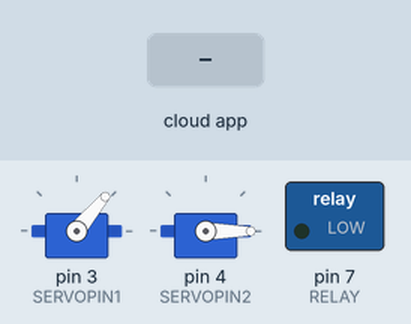
Simulated run of this sketch. Board: Arduino Uno, built with avr-gcc and run on an emulated ATmega328P. Parts: 2 × servo, switched loads named in the sketch (green lamp = pin HIGH). The test bench sets the inputs (shaded band). The ROS host is connected and sends only what is stated.

Above: at 4.2 s.
4.3 s: the phone or cloud app sets arm_commands to 1
At 5.1 s:
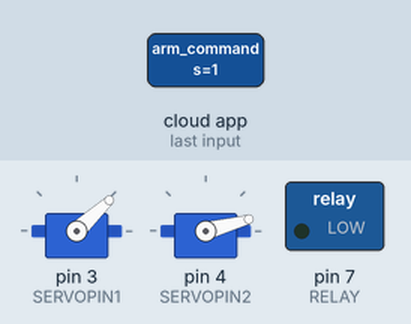
7.3 s: the phone or cloud app sets arm_commands to 1
At 15.6 s:
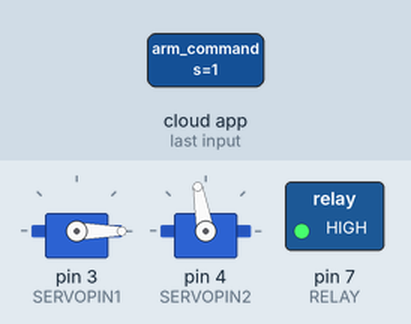
Timing chart, 0 to 17.1 s (numbered marks = the images above; inputs shaded):
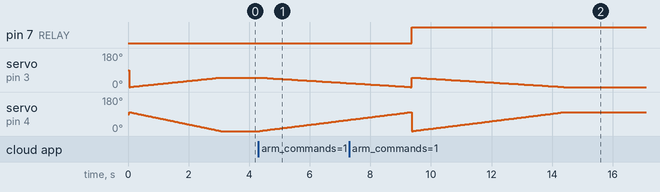

Measured:
- after the input at 4.3 s, servo on pin 3 (SERVOPIN1): moves from 50° to 21° over 2.8 s, starting after 0.10 s; servo on pin 4 (SERVOPIN2): moves from 0° to 59° over 2.9 s, starting after 0.05 s

The sketch:

arm_servo.ino
```cpp
//#include "Arduino.h"
#include <ros.h>
#include <Servo.h>
#define SERVOPIN1 3
#define SERVOPIN2 4
#define RELAY 7


#include <std_msgs/Byte.h>
//ros::Publisher odom_pub1("physical_robot/arm", &odom_arm);

Servo myservo;  // create servo object to control a servo
Servo myservo_2;


byte y = 0;
// twelve servo objects can be created on most boards

int pos = 0;    // variable to store the servo position

void handle_arm( const std_msgs::Byte& arm_msg) {
  byte y = arm_msg.data;
  if ( y == 1)
  {
    openArm();
  }
  else if (y == 2)
  {
    CloseArm();
  }

}


ros::NodeHandle  nh;
ros::Subscriber<std_msgs::Byte> sub("arm_commands", handle_arm);

void setup() {
  myservo.attach(SERVOPIN1);  // attaches the servo on pin 9 to the servo object
  myservo_2.attach(SERVOPIN2);
  pinMode(RELAY, OUTPUT);
  nh.initNode();
  nh.subscribe(sub);
  CloseArm();

  //Serial.begin(115200);
}
void loop() {
  nh.spinOnce();
  delay(1);

}

void openArm()
{
  for (pos = 0; pos <= 100; pos += 1)  // goes from 0 degrees to 180 degrees
  {
    // in steps of 1 degree
    myservo_2.write(pos);              // tell servo to go to position in variable 'pos'
    myservo.write(50 - pos / 2);
    delay(50);                       // waits 15 ms for the servo to reach the position

  }
  digitalWrite(7, 1);
}

void CloseArm()
{
  digitalWrite(7, 0);
  delay(40);
  for (pos = 100; pos >= 0; pos -= 1)  // goes from 0 degrees to 180 degrees
  {
    // in steps of 1 degree

    myservo_2.write(pos);              // tell servo to go to position in variable 'pos'
    myservo.write(50 - pos / 2);
    delay(30);                       // waits 15 ms for the servo to reach the position
  }
}
```
